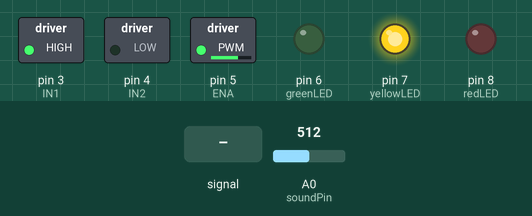
Recording of a sketch running on a simulated Arduino Uno, built with avr-gcc and run on an emulated ATmega328P. On the bench: switched loads named in the sketch (green lamp = pin HIGH), output pins drawn as LEDs (lit = HIGH). The test bench sets the inputs (shaded band); at power-on: A0 (soundPin) = 512.

Above: at 1.2 s.
1.3 s: A0 (soundPin) fed a 200 Hz sine of ±255 counts around its level
At 2.0 s:
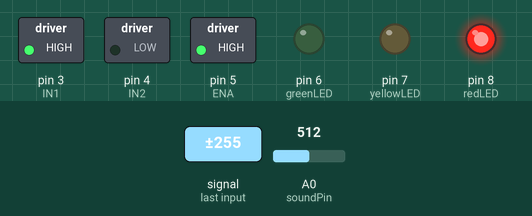
4.3 s: A0 (soundPin) set to 716
At 5.8 s:
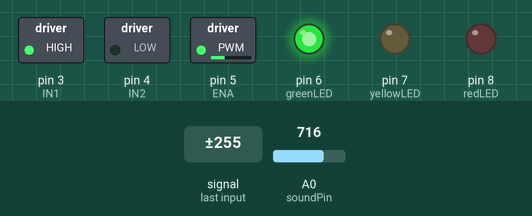
Timing chart, 0 to 7.3 s (numbered marks = the images above; inputs shaded):
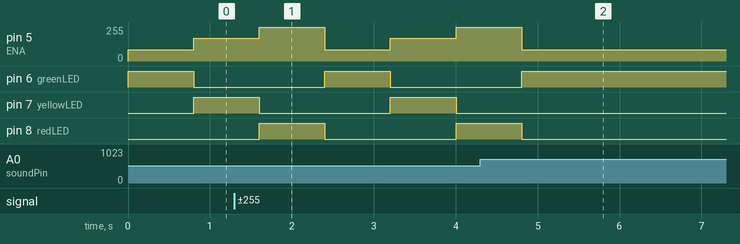

Measured:
- after the input at 1.3 s, pin 5 (ENA): 170/255 → 255/255 after 0.30 s, → 85/255 0.80 s later, → 170/255 0.80 s later, → 255/255 0.80 s later; pin 6 (greenLED): LOW → HIGH after 1.1 s, → LOW 0.80 s later
- after the input at 4.3 s, pin 6 (greenLED): goes on until 4.8 s, then stays HIGH; pin 7 (yellowLED): stops changing and stays LOW; pin 8 (redLED): goes on until 4.8 s, then stays LOW

The sketch:

SMART_CLAP_FAN.ino
```cpp
// SMART CLAP FAN CONTROL

// sound sensor ini
int soundPin = A0;

// motor Pins
int IN1 = 3;
int IN2 = 4;
int ENA = 5;

// LED Pins
int greenLED = 6;
int yellowLED = 7;
int redLED = 8;

// speed Level
int speedLevel = 1;

// SOUND

// sensitivity nya sagin
int threshold = 300;

// para ma-prevent yung multiple detections
bool clapLock = false;

// basta time tracking daa ini
unsigned long lastClapTime = 0;

// basta delay ini for between valid claps
unsigned long clapDelay = 800;

void applySpeed();

void setup() {
  // motor pins
  pinMode(IN1, OUTPUT);
  pinMode(IN2, OUTPUT);
  pinMode(ENA, OUTPUT);

  // LED pins
  pinMode(greenLED, OUTPUT);
  pinMode(yellowLED, OUTPUT);
  pinMode(redLED, OUTPUT);

  // motor direction
  digitalWrite(IN1, HIGH);
  digitalWrite(IN2, LOW);

  // ma-start ang speed nya sa level 1
  applySpeed();
}

void loop() {
  // tig-read nya yung sound sensor
  int soundValue = analogRead(soundPin);

  // nag de-detect kang clap
  if (soundValue > threshold &&
      !clapLock &&
      millis() - lastClapTime > clapDelay) {

    clapLock = true;
    lastClapTime = millis();

    // change speed
    speedLevel++;

    // mabalik sya sa speed 1 after kang speed 3
    if (speedLevel > 3) {
      speedLevel = 1;
    }

    applySpeed();
    delay(200);
  }

  // reset clap lock
  if (soundValue < threshold - 20) {
    clapLock = false;
  }
}

// APPLY MOTOR SPEED

void applySpeed() {

  // turn OFF muna ang LEDs bago mag start
  digitalWrite(greenLED, LOW);
  digitalWrite(yellowLED, LOW);
  digitalWrite(redLED, LOW);

  // SPEED 1
  if (speedLevel == 1) {

    analogWrite(ENA, 85);
    digitalWrite(greenLED, HIGH);
  }

  // SPEED 2
  else if (speedLevel == 2) {

    analogWrite(ENA, 170);
    digitalWrite(yellowLED, HIGH);
  }

  // SPEED 3
  else if (speedLevel == 3) {

    analogWrite(ENA, 255);
    digitalWrite(redLED, HIGH);
  }
}
```
